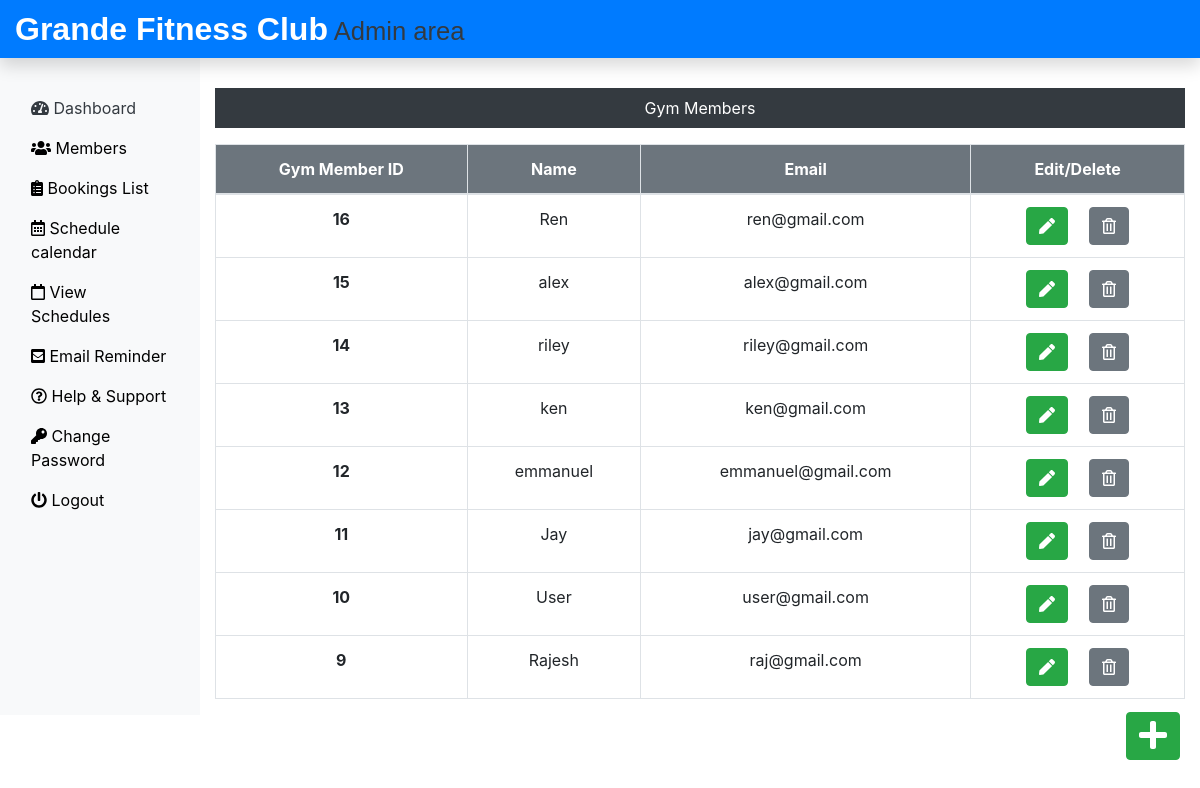
Screenshot of /Admin/member.php (signed in) with the database file from the repository.
### tables this page shows
CREATE TABLE `memberlogin_tb` (
  `m_login_id` int(11) NOT NULL,
  `m_name` varchar(60) NOT NULL,
  `m_email` varchar(60) NOT NULL,
  `m_password` varchar(60) NOT NULL
);

### Admin/member.php (the view, shortened to what this page needs)
<?php
include('includes/header.php');
include('../dbConnection.php');
?>
<div class="col-sm-9 col-md-10 mt-5 text-center">
  <p class="bg-dark text-white p-2">Gym Members</p>
  <?php
  $sql = "SELECT * FROM memberlogin_tb ORDER BY m_login_id DESC";
  $result = $conn->query($sql);
  if ($result->num_rows > 0) {
    echo '<table class="table table-bordered table-hover">
      <thead>
        <tr class="active bg-secondary">
          <th scope="col">Gym Member ID</th>
          <th scope="col">Name</th>
          <th scope="col">Email</th>
          <th scope="col">Edit/Delete</th>
        </tr>
      </thead>
      <tbody>';
    while ($row = $result->fetch_assoc()) {
      echo '<tr>';
      echo '<th scope="row">' . $row["m_login_id"] . '</th>';
      echo '<td>' . $row["m_name"] . '</td>';
      echo '<td>' . $row["m_email"] . '</td>';
      echo '<td>
        <form action="editmeb.php" method="POST" class="d-inline">
          <input type="hidden" name="id" value="' . $row["m_login_id"] . '">
          <button type="submit" class="btn btn-success mr-3" name="view" value="View">
            <i class="fas fa-pen"></i>
          </button>
        </form>
        <form action="" method="POST" class="d-inline">
          <input type="hidden" name="id" value="' . $row["m_login_id"] . '">
          <button type="submit" class="btn btn-secondary" name="delete" value="Delete">
            <i class="far fa-trash-alt"></i>
          </button>
        </form>
      </td>';
      echo '</tr>';
    }
    echo '</tbody></table>';
  } else {
    echo '<div class="alert alert-info">No members found.</div>';
  }
  ?>
</div>
<div>
  <a class="btn btn-success box" href="insertmeb.php">
    <i class="fas fa-plus fa-2x"></i>
  </a>
</div>
<?php include('includes/footer.php'); ?>

### css/custom.css (style rules this page uses)
a { color: black; }
.active { color: white; background-color: #e7e1e2; }
.box { position: fixed; bottom: 10px; right: 20px; margin-bottom: 30px; }

### rows the page displays
memberlogin_tb: m_login_id "16", m_name "Ren", m_email "ren@gmail.com"
memberlogin_tb: m_login_id "15", m_name "alex", m_email "alex@gmail.com"
memberlogin_tb: m_login_id "14", m_name "riley", m_email "riley@gmail.com"
memberlogin_tb: m_login_id "13", m_name "ken", m_email "ken@gmail.com"
memberlogin_tb: m_login_id "12", m_name "emmanuel", m_email "emmanuel@gmail.com"
memberlogin_tb: m_login_id "11", m_name "Jay", m_email "jay@gmail.com"
memberlogin_tb: m_login_id "10", m_name "User", m_email "user@gmail.com"
memberlogin_tb: m_login_id "9", m_name "Rajesh", m_email "raj@gmail.com"
